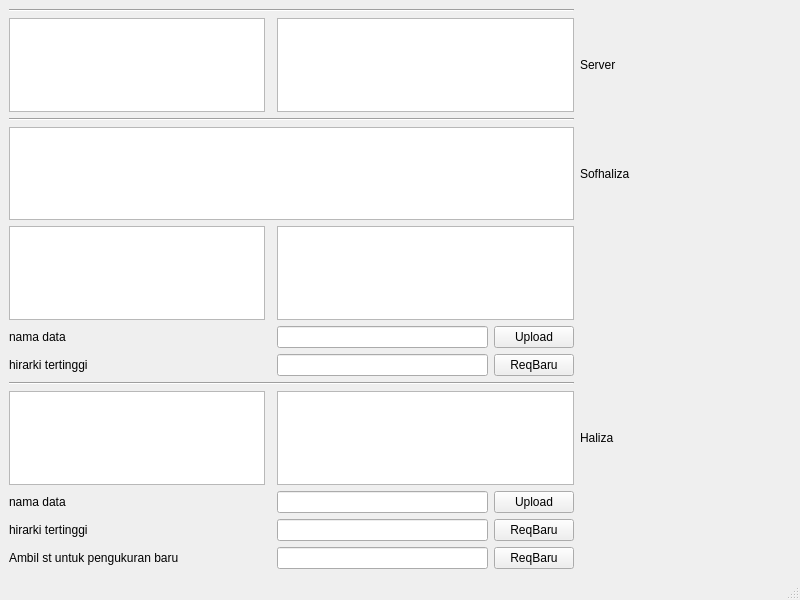
<?xml version="1.0" encoding="UTF-8"?>
<ui version="4.0">
 <class>Tampil</class>
 <widget class="QMainWindow" name="Tampil">
  <property name="geometry">
   <rect>
    <x>0</x>
    <y>0</y>
    <width>800</width>
    <height>600</height>
   </rect>
  </property>
  <property name="windowTitle">
   <string>MainWindow</string>
  </property>
  <widget class="QWidget" name="centralwidget">
   <layout class="QGridLayout" name="gridLayout">
    <item row="20" column="0">
     <widget class="QLabel" name="label_7">
      <property name="text">
       <string>hirarki tertinggi</string>
      </property>
     </widget>
    </item>
    <item row="12" column="3">
     <widget class="QPushButton" name="pushButton_2">
      <property name="text">
       <string>ReqBaru</string>
      </property>
     </widget>
    </item>
    <item row="12" column="2">
     <widget class="QLineEdit" name="lineEdit_2"/>
    </item>
    <item row="5" column="4">
     <widget class="QLabel" name="label_3">
      <property name="text">
       <string>Sofhaliza</string>
      </property>
     </widget>
    </item>
    <item row="3" column="0" colspan="4">
     <widget class="Line" name="line">
      <property name="orientation">
       <enum>Qt::Horizontal</enum>
      </property>
     </widget>
    </item>
    <item row="10" column="3">
     <widget class="QPushButton" name="pushButton">
      <property name="text">
       <string>Upload</string>
      </property>
     </widget>
    </item>
    <item row="20" column="2">
     <widget class="QLineEdit" name="lineEdit_4"/>
    </item>
    <item row="21" column="2">
     <widget class="QLineEdit" name="lineEdit_5"/>
    </item>
    <item row="10" column="0">
     <widget class="QLabel" name="label">
      <property name="text">
       <string>nama data</string>
      </property>
     </widget>
    </item>
    <item row="0" column="0" colspan="4">
     <widget class="Line" name="line_2">
      <property name="orientation">
       <enum>Qt::Horizontal</enum>
      </property>
     </widget>
    </item>
    <item row="12" column="0">
     <widget class="QLabel" name="label_2">
      <property name="text">
       <string>hirarki tertinggi</string>
      </property>
     </widget>
    </item>
    <item row="12" column="4">
     <spacer name="horizontalSpacer">
      <property name="orientation">
       <enum>Qt::Horizontal</enum>
      </property>
      <property name="sizeHint" stdset="0">
       <size>
        <width>40</width>
        <height>20</height>
       </size>
      </property>
     </spacer>
    </item>
    <item row="2" column="0">
     <widget class="QTableView" name="tableView"/>
    </item>
    <item row="17" column="3">
     <widget class="QPushButton" name="pushButton_4">
      <property name="text">
       <string>Upload</string>
      </property>
     </widget>
    </item>
    <item row="2" column="4">
     <widget class="QLabel" name="label_4">
      <property name="text">
       <string>Server</string>
      </property>
     </widget>
    </item>
    <item row="10" column="2">
     <widget class="QLineEdit" name="lineEdit"/>
    </item>
    <item row="20" column="3">
     <widget class="QPushButton" name="pushButton_3">
      <property name="text">
       <string>ReqBaru</string>
      </property>
     </widget>
    </item>
    <item row="17" column="0">
     <widget class="QLabel" name="label_6">
      <property name="text">
       <string>nama data</string>
      </property>
     </widget>
    </item>
    <item row="2" column="2" colspan="2">
     <widget class="QTableView" name="tableView_2"/>
    </item>
    <item row="15" column="0">
     <widget class="QTableView" name="tableView_5"/>
    </item>
    <item row="17" column="2">
     <widget class="QLineEdit" name="lineEdit_3"/>
    </item>
    <item row="13" column="0" colspan="4">
     <widget class="Line" name="line_3">
      <property name="orientation">
       <enum>Qt::Horizontal</enum>
      </property>
     </widget>
    </item>
    <item row="15" column="2" colspan="2">
     <widget class="QTableView" name="tableView_6"/>
    </item>
    <item row="21" column="0">
     <widget class="QLabel" name="label_8">
      <property name="text">
       <string>Ambil st untuk pengukuran baru</string>
      </property>
     </widget>
    </item>
    <item row="15" column="4">
     <widget class="QLabel" name="label_5">
      <property name="text">
       <string>Haliza</string>
      </property>
     </widget>
    </item>
    <item row="21" column="3">
     <widget class="QPushButton" name="pushButton_5">
      <property name="text">
       <string>ReqBaru</string>
      </property>
     </widget>
    </item>
    <item row="6" column="0">
     <widget class="QTableView" name="tableView_3"/>
    </item>
    <item row="5" column="0" colspan="4">
     <widget class="TreeSubwin" name="treeView"/>
    </item>
    <item row="6" column="2" colspan="2">
     <widget class="QTableView" name="tableView_4"/>
    </item>
   </layout>
  </widget>
  <widget class="QMenuBar" name="menubar">
   <property name="geometry">
    <rect>
     <x>0</x>
     <y>0</y>
     <width>800</width>
     <height>22</height>
    </rect>
   </property>
  </widget>
  <widget class="QStatusBar" name="statusbar"/>
 </widget>
 <customwidgets>
  <customwidget>
   <class>TreeSubwin</class>
   <extends>QTreeView</extends>
   <header>treesubwin.h</header>
  </customwidget>
 </customwidgets>
 <resources/>
 <connections/>
</ui>
